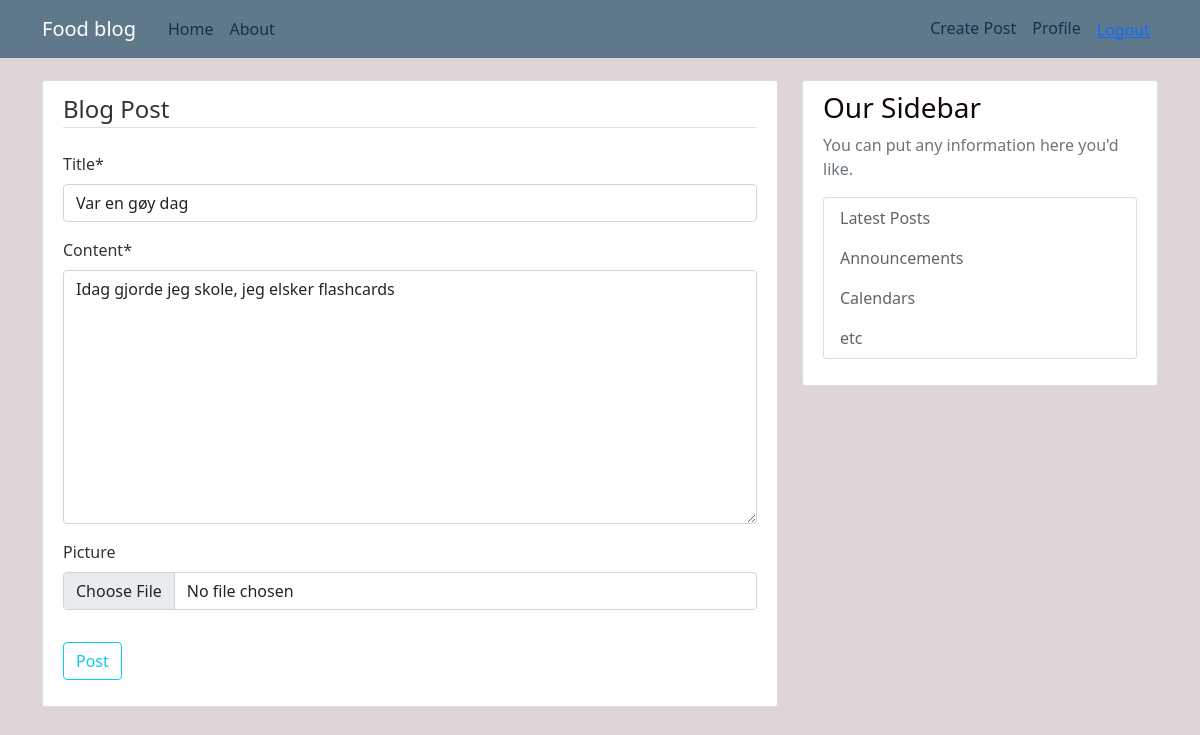
Page /post/17/update/ (signed in) on the committed database.
### blog/models.py (models this page shows, shortened)
class Post(models.Model):
    title=models.CharField(max_length=100)
    content=models.TextField()
    picture=models.ImageField(upload_to='post_pics',blank=True)
    created_at=models.DateTimeField(default=timezone.now)
    author=models.ForeignKey(User,on_delete=models.CASCADE)

### blog/views.py (the view, shortened to what this page needs)
# urls.py: path('post/<int:pk>/update/',PostUpdateView.as_view(),name='post-update'),
class PostUpdateView(LoginRequiredMixin,UserPassesTestMixin,UpdateView):
    model=Post
    fields=['title','content','picture']
    def test_func(self):
        post=self.get_object()
        if self.request.user==post.author:
            return True
        return False

### blog/templates/blog/post_form.html (shortened to what this page needs)
{% extends "blog/base.html" %}
{% load crispy_forms_tags %}
{% block content %}
    <div class="content-section">
        <form method="POST" enctype="multipart/form-data">
            <fieldset class="form-group">
                <legend class="border-bottom mb-4">Blog Post</legend>
                {{ form|crispy }}
            </fieldset>
            <div class="form-group">
                <button class="btn btn-outline-info" type="submit">Post</button>
            </div>
        </form>
    </div>
{% endblock content %}

### blog/static/blog/main.css (style rules this page uses)
body { background: #ded6d6; color: #333333; margin-top: 5rem; }
.content-section { background: #ffffff; padding: 10px 20px; border: 1px solid #dddddd; border-radius: 3px; margin-bottom: 20px; }

### rows in the picture
Post: title "Var en gøy dag", content "Idag gjorde jeg skole, jeg elsker flashcards"
